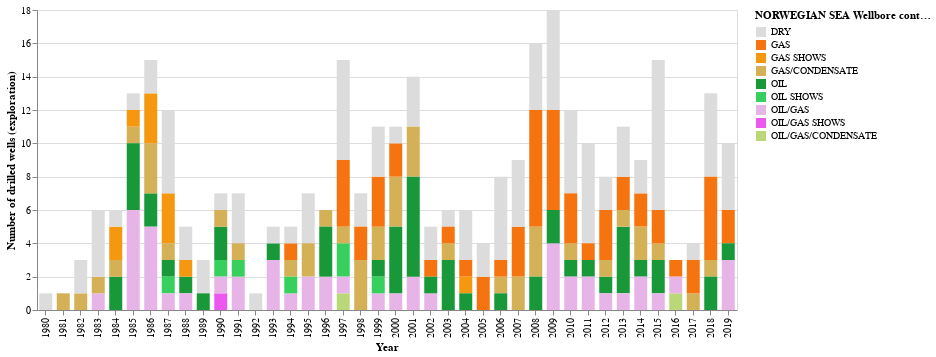

The cell this chart's notebook holds for it:
### Code cell
chart_region('NORWEGIAN SEA')

### Figure 1 — Vega-Lite specification as saved in the notebook (floating-point values rounded to 4 significant figures; data arrays with more than 128 entries replaced by an {"elided": "..."} marker saying what was removed)
{"$schema": "https://vega.github.io/schema/vega-lite/v3.4.0.json", "config": {"mark": {"tooltip": null}, "view": {"height": 300, "width": 400}}, "data": {"name": "data-9d28a9c290a51478e43c5c794d4cfbe2"}, "datasets": {"data-9d28a9c290a51478e43c5c794d4cfbe2": {"elided": "328 records"}}, "encoding": {"color": {"field": "wlbContent", "legend": {"title": "NORWEGIAN SEA Wellbore content"}, "scale": {"domain": ["DRY", "GAS", "GAS SHOWS", "GAS/CONDENSATE", "OIL", "OIL SHOWS", "OIL/GAS", "OIL/GAS SHOWS", "OIL/GAS/CONDENSATE"], "range": ["#DCDCDC", "#F5740F", "#F5970F", "#D4B057", "#189839", "#37D05E", "#E7B4E8", "#EB58EE", "#BBD878"]}, "type": "nominal"}, "x": {"axis": {"title": "Year"}, "field": "wlbEntryYear", "type": "nominal"}, "y": {"aggregate": "count", "axis": {"title": "Number of drilled wells (exploration)"}, "type": "quantitative"}}, "height": 300, "mark": {"size": 13, "type": "bar"}, "width": 700}
